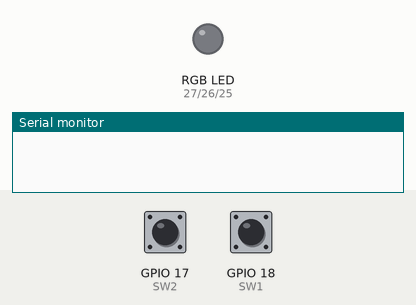
Simulated run of this sketch. Board: ESP32. Parts: an RGB LED mixed from three pins (HIGH = lit), the last lines printed to the serial monitor. Inputs (shaded band) come from the test bench; at power-on: GPIO 17 (SW2) HIGH, GPIO 18 (SW1) HIGH.

Above: at 1.2 s.
1.3 s: GPIO 17 (SW2) pulled LOW for 0.15 s
At 2.4 s:
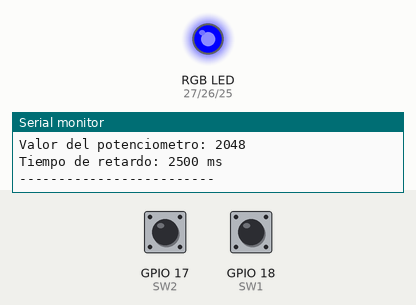
At 17.4 s:
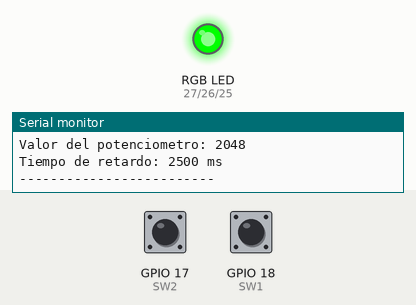
Timing chart, 0 to 22.8 s (numbered marks = the images above; inputs shaded):
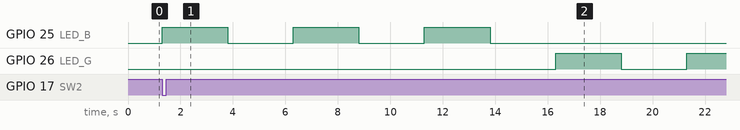

The sketch:

sketch.ino
```cpp
//  EXAMEN PARCIAL - PREGUNTA 4
//  Control de un LED RGB con pulsadores y potenciometro
//  Pablo Andres Laurente Salazar - 20236443


// DEFINICION DE PINES
#define SW1   18    // Pulsador 1 conectado al GPIO18
#define SW2   17    // Pulsador 2 conectado al GPIO17
#define POT   34    // Potenciometro conectado al GPIO34
#define LED_B 25    // Canal AZUL del LED
#define LED_G 26    // Canal VERDE del LED
#define LED_R 27    // Canal ROJO del LED

//  VARIABLES GLOBALES
int valorPot = 0;   // Valor leido del ADC (0 a 4095)
int tiempo   = 0;   // Tiempo de retardo escalado (1000 a 4000 ms)


// Apaga los tres canales del LED
void apagarLED() {
  digitalWrite(LED_R, LOW);
  digitalWrite(LED_G, LOW);
  digitalWrite(LED_B, LOW);
}

// Hace parpadear 3 veces el color indicado
// pin -> canal de color a encender
// t -> tiempo de encendido y apagado en milisegundos
void parpadear(int pin, int t) {
  for (int i = 0; i < 3; i++) {
    digitalWrite(pin, HIGH);  // Enciende el color
    delay(tiempo);            // Permanece encendido
    digitalWrite(pin, LOW);   // Apaga el color
    delay(tiempo);            // Permanece apagado el mismo intervalo
  }
}

// Imprime en el Monitor Serial la informacion solicitada
void mostrarDatos(String boton) {
  Serial.print("Boton presionado: ");
  Serial.println(boton);
  Serial.print("Valor del potenciometro: ");
  Serial.println(valorPot);
  Serial.print("Tiempo de retardo: ");
  Serial.print(tiempo);
  Serial.println(" ms");
  Serial.println("-------------------------");
}


void setup() {
  Serial.begin(115200);

  // Botones con resistencia pull-up interna:
  // en reposo leen HIGH y al presionarse leen LOW
  pinMode(SW1, INPUT_PULLUP);
  pinMode(SW2, INPUT_PULLUP);

  // Canales del LED como salidas digitales
  pinMode(LED_R, OUTPUT);
  pinMode(LED_G, OUTPUT);
  pinMode(LED_B, OUTPUT);

  apagarLED();   // El LED inicia apagado
}


void loop() {

  //  SW1: Rojo -> Verde -> Azul
  if (digitalRead(SW1) == LOW) {
    valorPot = analogRead(POT);                    // Lee el potenciometro
    tiempo = map(valorPot, 0, 4095, 1000, 4000);   // Escala a milisegundos
    mostrarDatos("SW1");

    // El color designado parpadea 3 veces

    parpadear(LED_R, tiempo);
    parpadear(LED_G, tiempo);
    parpadear(LED_B, tiempo);

    apagarLED(); // Se apaga una vez acaba
  }

  // SW2: Azul -> Verde -> Rojo
  if (digitalRead(SW2) == LOW) {
    valorPot = analogRead(POT);                   // Lo mismo que el SW1
    tiempo = map(valorPot, 0, 4095, 1000, 4000);
    mostrarDatos("SW2");

    // El color designado parpadea 3 veces

    parpadear(LED_B, tiempo);
    parpadear(LED_G, tiempo);
    parpadear(LED_R, tiempo);

    apagarLED();
  }
}
```

Measured:
- after the input at 1.3 s, GPIO 25 (LED_B): alternates HIGH for 2.5 s and LOW for 2.5 s, 6 changes in all, then stays LOW, starting at once; GPIO 26 (LED_G): LOW → HIGH after 15.0 s, → LOW 2.5 s later, → HIGH 2.5 s later
